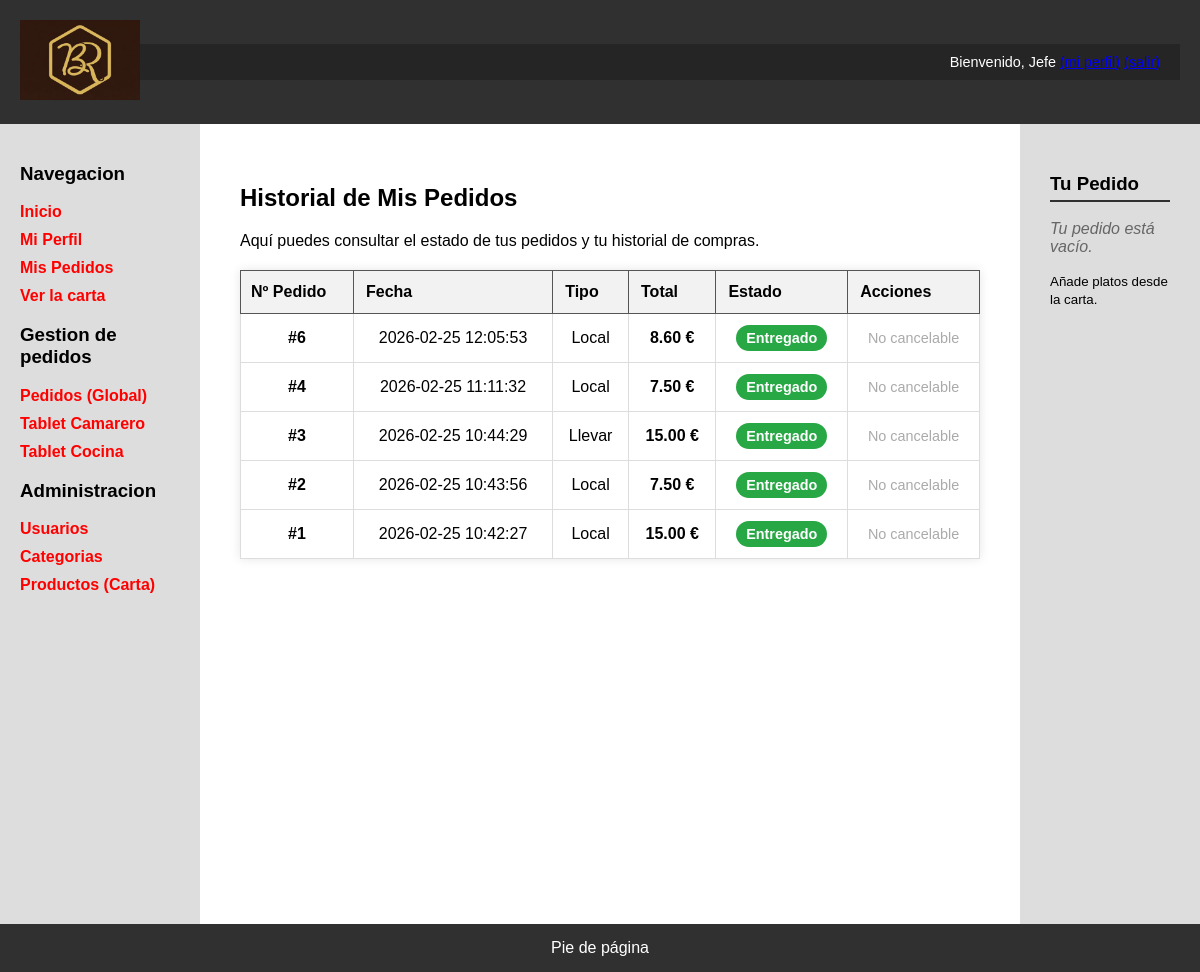
The page /mis_pedidos.php (signed in) on the database as committed earlier.
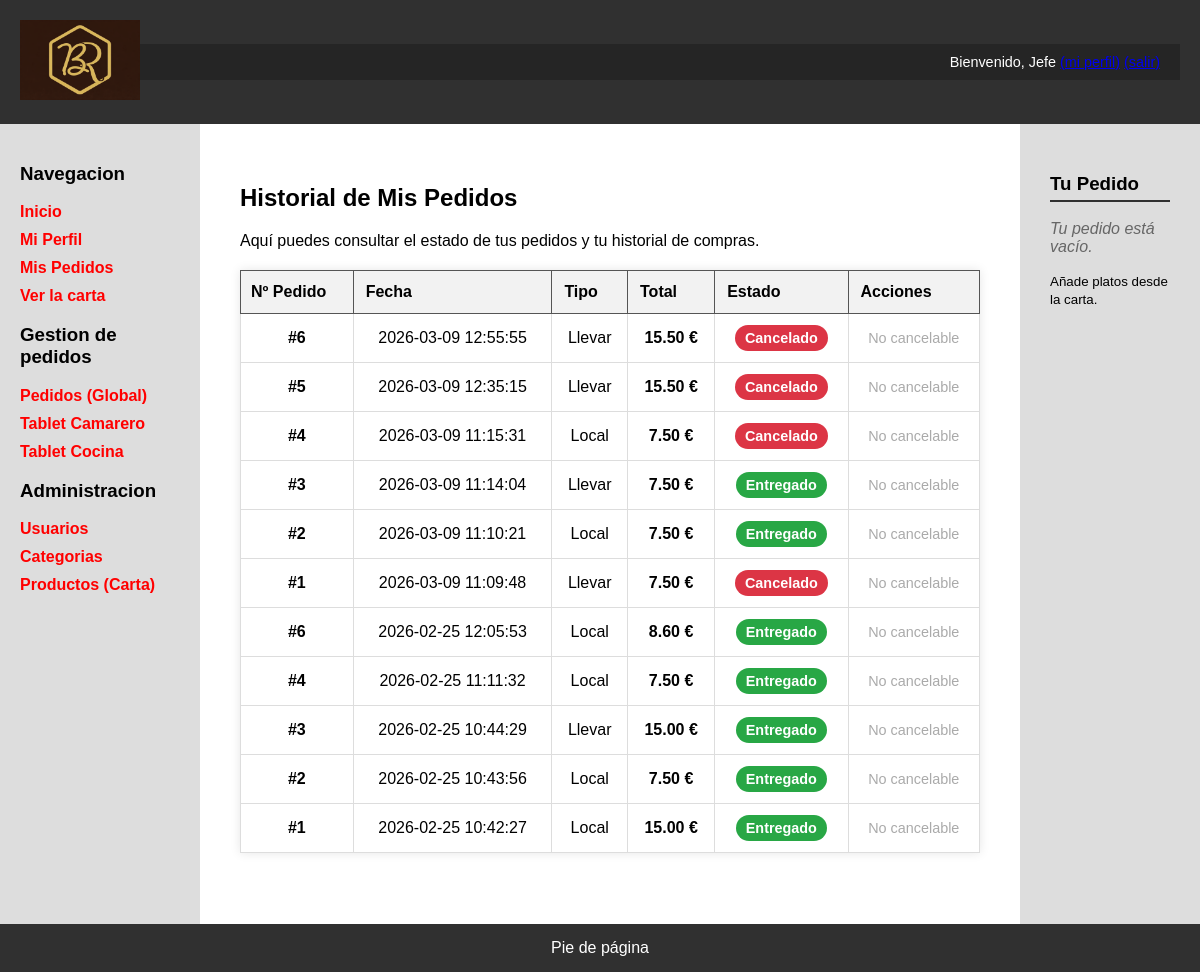
The same page on the database as committed later.
### tables this page shows
CREATE TABLE `pedidos` (
  `id` int(11) NOT NULL,
  `id_usuario` int(11) NOT NULL,
  `numero_pedido` int(11) NOT NULL,
  `fecha` datetime DEFAULT current_timestamp(),
  `estado` enum('Recibido','En preparación','Cocinando','Listo cocina','Terminado','Entregado','Cancelado') NOT NULL DEFAULT 'Recibido',
  `tipo` enum('Local','Llevar') NOT NULL,
  `total` decimal(10,2) NOT NULL DEFAULT 0.00
);

### mis_pedidos.php (the view, shortened to what this page needs)
<?php
$conn = Aplicacion::getInstance()->getConexionBd();
$idUsuario = 0;
if (isset($_SESSION['id_usuario'])) {
    $idUsuario = (int)$_SESSION['id_usuario'];
} elseif (isset($_SESSION['id'])) {
    $idUsuario = (int)$_SESSION['id'];
}
$query = "SELECT * FROM Pedidos WHERE id_usuario = $idUsuario ORDER BY fecha DESC";
$rs = $conn->query($query);
$contenidoPrincipal = <<<EOS
    <h1>Historial de Mis Pedidos</h1>
    <p>Aquí puedes consultar el estado de tus pedidos y tu historial de compras.</p>
EOS;
if ($rs && $rs->num_rows > 0) {
    $contenidoPrincipal .= "<table class='mis-pedidos-tabla'>";
    $contenidoPrincipal .= "<thead class='mis-pedidos-thead'>
        <tr>
            <th class='mis-pedidos-th-principal'>Nº Pedido</th>
            <th class='mis-pedidos-th'>Fecha</th>
            <th class='mis-pedidos-th'>Tipo</th>
            <th class='mis-pedidos-th'>Total</th>
            <th class='mis-pedidos-th'>Estado</th>
            <th class='mis-pedidos-th'>Acciones</th>
        </tr>
    </thead><tbody>";
    while ($fila = $rs->fetch_assoc()) {
        $totalFmt = number_format($fila['total'], 2, '.', '');
        $claseEstado = 'badge-estado--generico';
        switch ($fila['estado']) {
            case 'Terminado':
            case 'Entregado': $claseEstado = 'badge-estado--terminado'; break;
            case 'Cancelado': $claseEstado = 'badge-estado--cancelado'; break;
        }
        $badgeEstado = "<span class='badge-estado {$claseEstado}'>{$fila['estado']}</span>";
        $contenidoPrincipal .= "<tr class='mis-pedidos-row'>";
        $contenidoPrincipal .= "<td class='mis-pedidos-cell mis-pedidos-cell--numero'>#{$fila['numero_pedido']}</td>";
        $contenidoPrincipal .= "<td class='mis-pedidos-cell'>{$fila['fecha']}</td>";
        $contenidoPrincipal .= "<td class='mis-pedidos-cell'>{$fila['tipo']}</td>";
        $contenidoPrincipal .= "<td class='mis-pedidos-cell mis-pedidos-total'><strong>{$totalFmt} €</strong></td>";
        $contenidoPrincipal .= "<td class='mis-pedidos-cell'>{$badgeEstado}</td>";
        $contenidoPrincipal .= "<td class='mis-pedidos-cell'>";
        if ($fila['estado'] === 'Recibido') {
            $contenidoPrincipal .= "
                <form action='mis_pedidos.php' method='POST' class='form-inline form-cancelar-pedido-cliente' data-mensaje='¿Seguro que deseas cancelar tu pedido?'>
                    <input type='hidden' name='id_pedido' value='{$fila['id']}'>
                    <input type='hidden' name='accion' value='cancelar'>
                    <button type='submit' class='btn-cancelar-pedido-cliente'>Cancelar</button>
                </form>
            ";
        } else {
            $contenidoPrincipal .= "<span class='mis-pedidos-no-cancelable'>No cancelable</span>";
        }
        $contenidoPrincipal .= "</td>";
        $contenidoPrincipal .= "</tr>";
    }
    $contenidoPrincipal .= "</tbody></table>";
} else {
    $contenidoPrincipal .= "<div class='mis-pedidos-empty'>
        <p>Aún no has realizado ningún pedido con nosotros.</p>
        <a href='carta.php' class='mis-pedidos-empty-link'>Ir a la Carta</a>
    </div>";
}
require 'includes/vistas/plantillas/plantilla.php';
?>

### includes/vistas/plantillas/plantilla.php (shortened to what this page needs)
<!DOCTYPE html>
<html lang="es">
	<head>
		<link rel="stylesheet" type="text/css" href="css/estilo.css?v=1.1">
	</head>
	<body>
		<div id="contenedor">
		<?php
			require('includes/vistas/comun/cabecera.php');
			require('includes/vistas/comun/sideBarIzq.php');
		?>
			<main>
				<article>
					<?= $contenidoPrincipal ?>
				</article>
			</main>
		<?php
			require('includes/vistas/comun/sidebarDer.php');
			require('includes/vistas/comun/pie.php');
		?>
		</div>
	</body>
</html>

### includes/vistas/comun/cabecera.php
<?php
function mostrarSaludo() {
    if (isset($_SESSION['login']) && ($_SESSION['login']===true)) {
        return "Bienvenido, {$_SESSION['nombre']}
                <a href='perfil.php'>(mi perfil)</a>
                <a href='logout.php'>(salir)</a>";
    } else {
        return "Usuario desconocido. <a href='login.php'>Login</a> <a href='registro.php'>Registro</a>";
    }
}
?>
<header>
	<a href="index.php" id="logo-enlace">
		<img src="img/Logo.png" alt="Ir al inicio" id="logo-cabecera" height="100">
	</a>
	<div class="saludo"><?= mostrarSaludo(); ?></div>
</header>

### includes/vistas/comun/sideBarIzq.php
<nav id="sidebarIzq">
    <h3>Navegacion</h3>
    <ul>
        <li><a href="index.php">Inicio</a></li>
        <?php if (isset($_SESSION['login']) && $_SESSION['login'] === true): ?>
            <li><a href="perfil.php">Mi Perfil</a></li>
            <li><a href="mis_pedidos.php">Mis Pedidos</a></li>
        <?php endif; ?>
        <li><a href="carta.php">Ver la carta</a></li>
    </ul>
    <?php
        $esAdmin = isset($_SESSION['esAdmin']) ? $_SESSION['esAdmin'] : false;
        $esCamarero = isset($_SESSION['esCamarero']) ? $_SESSION['esCamarero'] : false;
        $esCocinero = isset($_SESSION['esCocinero']) ? $_SESSION['esCocinero'] : false;
        $esPersonal = $esAdmin || $esCamarero || $esCocinero;
    ?>
    <?php if ($esPersonal): ?>
        <h3>Gestion de pedidos</h3>
        <ul>
            <li><a href="gestion_pedidos.php">Pedidos (Global)</a></li>
            <?php if ($esCamarero || $esAdmin): ?>
                <li><a href="tablet_camarero.php">Tablet Camarero</a></li>
            <?php endif; ?>
            <?php if ($esCocinero || $esAdmin): ?>
                <li><a href="tablet_cocina.php">Tablet Cocina</a></li>
            <?php endif; ?>
        </ul>
    <?php endif; ?>
    <?php if ($esAdmin): ?>
        <h3>Administracion</h3>
        <ul>
            <li><a href="admin_usuarios.php">Usuarios</a></li>
            <li><a href="admin_categorias.php">Categorias</a></li>
            <li><a href="admin_productos.php">Productos (Carta)</a></li>
        </ul>
    <?php endif; ?>
</nav>

### includes/vistas/comun/sideBarDer.php
<aside id="sidebarDer">
	<div id="mini-carrito">
    <h3 class="mini-carrito-titulo">Tu Pedido</h3>
    <?php
    if (isset($_SESSION['carrito']) && count($_SESSION['carrito']) > 0) {
        $totalArticulos = array_sum($_SESSION['carrito']);
        echo "<p>Tienes <strong>$totalArticulos</strong> artículos.</p>";
        echo '<a href="carrito.php" class="mini-carrito-boton">';
        echo 'Revisar y Pagar';
        echo '</a>';
        echo '<form action="includes/procesar_carrito.php" method="POST" class="mini-carrito-form">';
        echo '<input type="hidden" name="accion" value="vaciar">';
        echo '<button type="submit" class="mini-carrito-vaciar">Vaciar carrito</button>';
        echo '</form>';
    } else {
        echo "<p class='mini-carrito-vacio'>Tu pedido está vacío.</p>";
        echo "<p><small>Añade platos desde la carta.</small></p>";
    }
    ?>
</div>
</aside>

### includes/vistas/comun/pie.php
<footer>
	Pie de página
</footer>

### CSS/estilo.css (style rules this page uses)
body { background-color: #CDCDCD; margin: 0; font-family: Arial, sans-serif; }
div#contenedor { width: 100%; max-width: 100%; margin: 0; display: flex; flex-wrap: wrap; background-color: #303030; }
header { width: 100%; padding: 20px; background-color: #303030; color: white; display: flex; justify-content: space-between; align-items: center; box-sizing: border-box; }
header img { height: 80px; }
div.saludo { width: 100%; text-align: right; padding: 10px 20px; background-color: #252525; color: white; font-size: 0.9em; box-sizing: border-box; }
nav { width: 200px; padding: 20px; background-color: #dddddd; box-sizing: border-box; flex-shrink: 0; }
main { flex: 1; padding: 40px; background-color: white; min-height: 800px; box-sizing: border-box; }
aside { width: 180px; padding: 20px; background-color: #dddddd; box-sizing: border-box; flex-shrink: 0; }
footer { width: 100%; padding: 15px; background-color: #303030; color: white; text-align: center; box-sizing: border-box; }
table { width: 100%; border-collapse: collapse; margin-top: 20px; }
th { background-color: #f2f2f2; padding: 12px; border: 1px solid #ccc; text-align: left; }
td { padding: 10px; border: 1px solid #eee; }
nav ul { list-style: none; padding: 0; }
nav a { text-decoration: none; color: red; font-weight: bold; display: block; margin: 10px 0; }
#mini-carrito { padding: 10px; }
.mini-carrito-titulo { border-bottom: 2px solid #303030; padding-bottom: 5px; }
.mini-carrito-vacio { color: #666; font-style: italic; }
.mis-pedidos-tabla { width: 100%; text-align: center; border-collapse: collapse; background: white; margin-top: 20px; box-shadow: 0 0 10px rgba(0, 0, 0, 0.1); }
.mis-pedidos-thead { background: #303030; color: black; }
.mis-pedidos-th-principal { padding: 10px; border: 1px solid #555; }
.mis-pedidos-th { border: 1px solid #555; }
.mis-pedidos-row { border-bottom: 1px solid #eee; }
.mis-pedidos-cell { border: 1px solid #ddd; }
.mis-pedidos-cell--numero { padding: 15px; font-weight: bold; border: 1px solid #ddd; }
.mis-pedidos-total { font-weight: bold; }
.mis-pedidos-no-cancelable { color: #aaa; font-size: 0.9em; }
.badge-estado { color: white; padding: 5px 10px; border-radius: 15px; font-size: 0.9em; font-weight: bold; }
.badge-estado--terminado { background: #28a745; }
.badge-estado--cancelado { background: #dc3545; }

Rows that differ between the two databases and show on the page:
added pedidos: numero_pedido "6", fecha "2026-03-09 12:55:55", tipo "Llevar", total "15.50", estado "Cancelado", shows "No cancelable"
added pedidos: numero_pedido "5", fecha "2026-03-09 12:35:15", tipo "Llevar", total "15.50", estado "Cancelado", shows "No cancelable"
added pedidos: numero_pedido "4", fecha "2026-03-09 11:15:31", tipo "Local", total "7.50", estado "Cancelado", shows "No cancelable"
added pedidos: numero_pedido "3", fecha "2026-03-09 11:14:04", tipo "Llevar", total "7.50", estado "Entregado", shows "No cancelable"
added pedidos: numero_pedido "2", fecha "2026-03-09 11:10:21", tipo "Local", total "7.50", estado "Entregado", shows "No cancelable"
added pedidos: numero_pedido "1", fecha "2026-03-09 11:09:48", tipo "Llevar", total "7.50", estado "Cancelado", shows "No cancelable"
